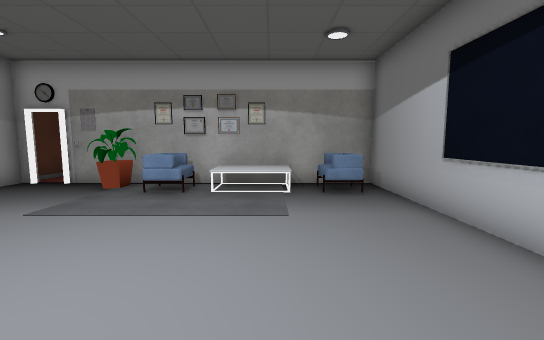
[1] (above)

12 first-person views from a walk through a Unity game level. The camera is 1.4 m above the floor, tilts 6° down and sees 90° across. Doors are open. The floor is counted in squares, 1 m on a side. Each view is taken from the middle of a square. On the plan, view 1 faces up. The plan holds only what a view shows up to about 13 squares ahead; the rest is blank. The place goes on beyond the plan. Some surface patterns are stand-ins.

[2]
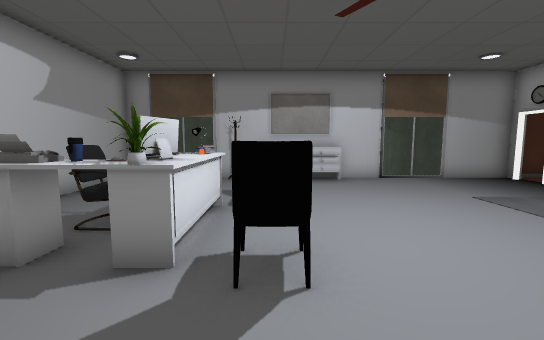

[3]
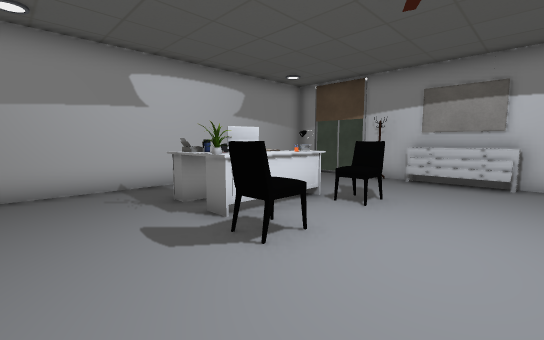

[4]
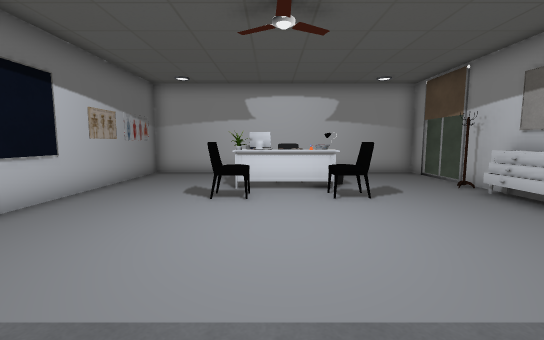

[5]
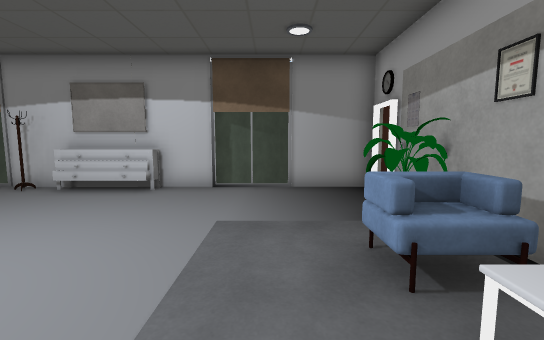

[6]
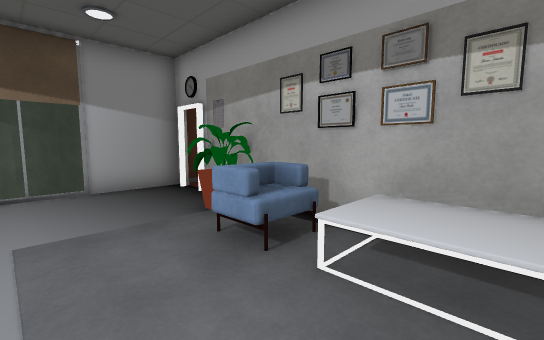

[7]
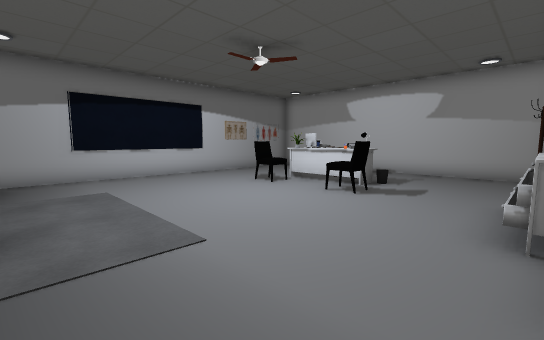

[8]
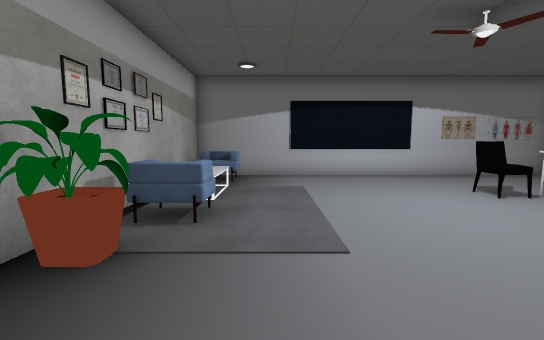

[9]
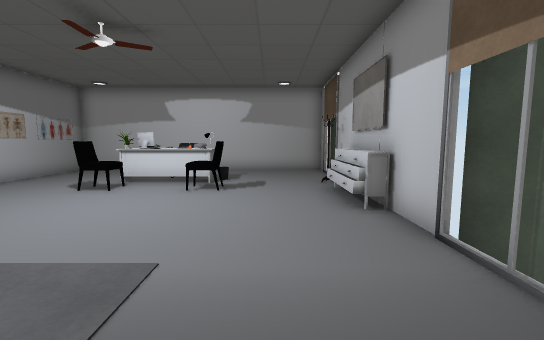

[10]
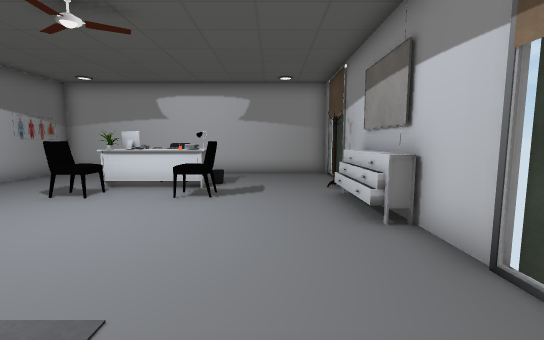

[11]
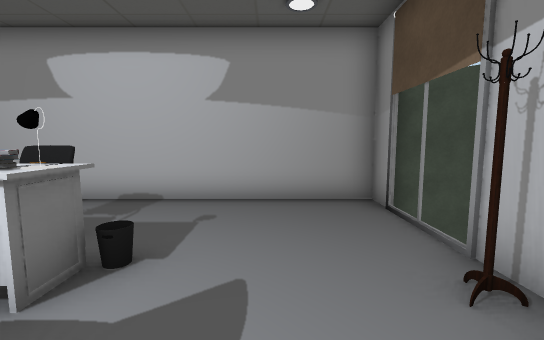

[12]
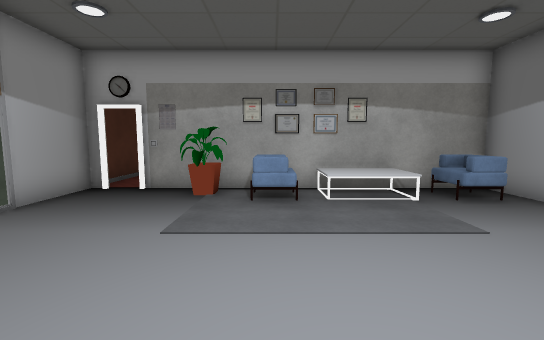

### Floor plan
Points are (right, up) in squares from view 1. A wall is a line through its corners. A room is listed if a view was taken in it or the views show most of it. See-through windows are left out.
Room 1 (views 1, 2, 3, 4, 5, 6, 7, 8, 9, 10, 11, 12)
walls: (-8.4, 4.4) (-8.4, -2.3); (-8.4, -4.4) (-8.4, -5.5) (3.3, -5.5) (3.3, 9.1) (-5.5, 9.1); (-7.9, 9.1) (-8.4, 9.1) (-8.4, 6.5)
ways out: open door at (-8, 9); gap at (-9, -2)
objects: other object (-8, -1); other object (-8, 0) to (-8, 2); other object (-7, 9) to (-6, 9); other object (-5, 8); other object (-4, -2); other object (-4, -1) to (-3, -1); other object (-4, 0); other object (-3, -3) to (-2, -3); other object (-3, -2); other object (-3, 7) to (-2, 8); other object (-2, -2); other object (-2, -1); other object (-1, -3); other object (-1, -2) to (-1, -1); other object (-1, 0); other object (-1, 7) to (0, 8); other object (2, 7) to (2, 8)

Where each view was taken, in squares from view 1:
view 1: 0 up, 0 right, facing up
view 2: 0 up, 2 right, facing left
view 3: 3 up, 2 right, facing down-left
view 4: 7 up, 2 left, facing down
view 5: 6 up, 0 right, facing left
view 6: 5 up, 0 right, facing up-left
view 7: 7 up, 8 left, facing down-right
view 8: 6 up, 8 left, facing right
view 9: 8 up, 6 left, facing down
view 10: 7 up, 6 left, facing down
view 11: 1 up, 6 left, facing down
view 12: 1 up, 3 left, facing up
